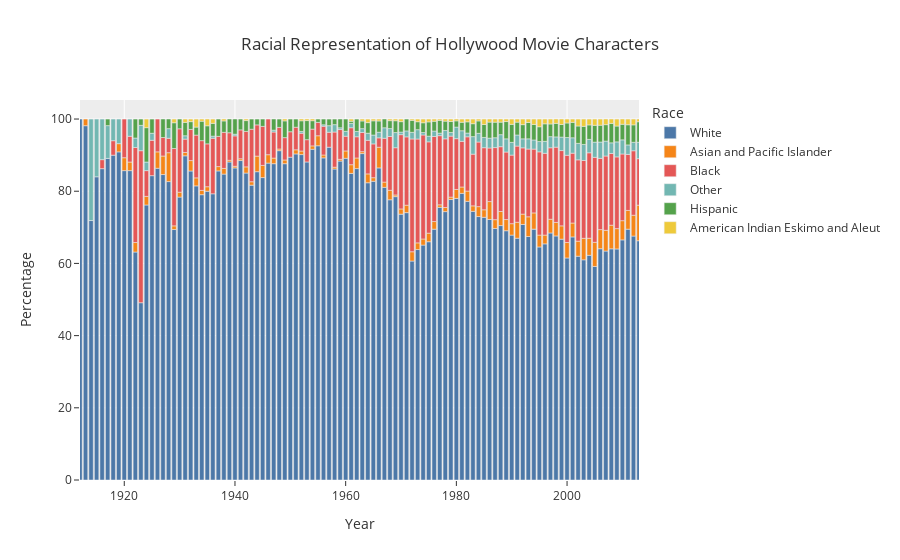

Write notebook code for a chart like this one.
### Code cell
import plotly.express as px

wide_df = px.data.medals_wide()
simple_data = simple_data.sort_values(by='Percentage', ascending=False)
fig = px.bar(simple_data, x="Year",y='Percentage', range_x=[1912, 2013], color="Race", title="Racial Representation of Hollywood Movie Characters",                                                                                                 color_discrete_sequence=px.colors.qualitative.T10, template= 'ggplot2')
fig.show()
fig.write_html((Path('/Users/ianapeix/ADA2022/html/movie_chars_race.html')))
